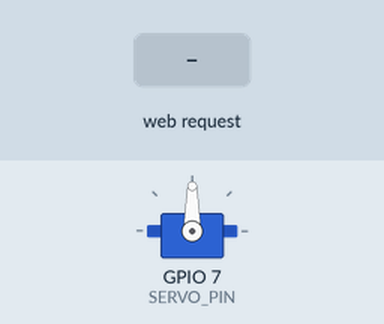
Bench run of a sketch on a simulated ESP32-C3. Parts: servo. Inputs (shaded band) come from the test bench. What the sketch prints to the serial monitor is not drawn.

Above: at 1.2 s.
1.3 s: HTTP request GET /wave received
4.3 s: HTTP request GET /servo/0 received
5.8 s: HTTP request GET /servo/180 received
At 6.1 s:
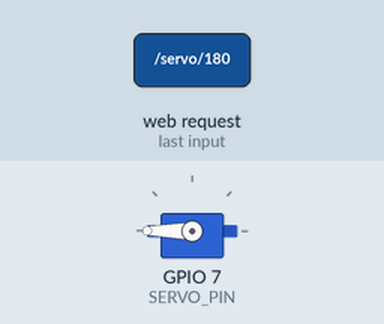
7.3 s: HTTP request GET /servo/90 received
At 8.4 s:
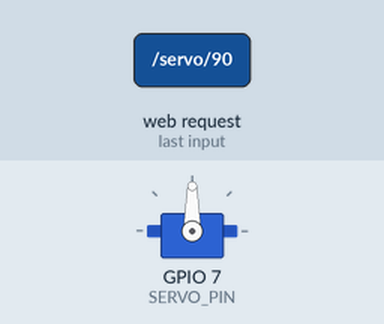
8.8 s: HTTP request GET /servo/135 received
At 9.6 s:
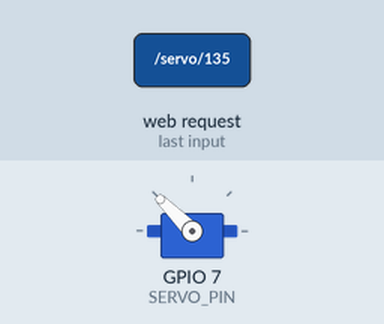
Timing chart, 0 to 11.3 s (numbered marks = the images above; inputs shaded):
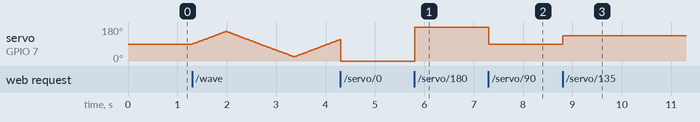

The sketch:

3_serverServo.ino
```cpp
/*
  DM3014 Interactive Devices, Ashley Hi 2026
  Week 9 - Remote Interfaces
  ESP32-C3 Server Servo Control
  Move a 180° servo motor over web server.
  Additional Components: Servo Motor
*/

// ====== Reference Libraries ======
#include <WiFi.h>
#include <ESP32Servo.h>

// ====== Network Credentials ======
const char* ssid     = "MyLEDBoard"; // *** edit AP name here
const char* password = "week9class"; // *** edit password here

// ====== Network Settings ======
WiFiServer server(80);
String header;        // variable stores HTTP request
int servo_angle = 90; // variable stores current servo angle (0-180)

// ====== Wave Settings ======
const int WAVE_MIN = 22;   // 22 to 157 = 135 degrees of movement
const int WAVE_MAX = 157;
const int WAVE_DELAY = 10; // ms between each step (smaller = faster wave)
bool waving = false;       // is the servo currently waving?
int wave_dir = 1;          // 1 = moving up, -1 = moving down
unsigned long lastStep = 0;

// ====== Assign Servo Pin ======
#define SERVO_PIN 7
Servo myServo;

// ====== Webpage ======
// *** edit the page here, written exactly like a normal HTML file
// %ANGLE% and %STATUS% are placeholders: they get swapped for the current values
const char webpage[] = R"HTML(
<!DOCTYPE html>
<html>
<head>
  <meta name="viewport" content="width=device-width, initial-scale=1">
  <link rel="icon" href="data:,">
  <style>
    html { font-family: Helvetica; text-align: center; }
    body { background-color: #ADD8E6; color: #222; }
    h1 { color: black; }

    /* one row across the screen, never wraps */
    .row {
      display: flex;
      flex-wrap: nowrap;
      justify-content: center;
      gap: 2vw;
      margin: 20px 0;
    }
    .row a { text-decoration: none; }

    .button {
      color: white;
      border: none;
      border-radius: 50%;
      width: min(16vw, 110px);
      height: min(16vw, 110px);
      padding: 0;
      font-size: min(4.5vw, 28px);
      cursor: pointer;
    }
    .big {
      width: min(26vw, 150px);
      height: min(26vw, 150px);
      font-size: min(6vw, 34px);
    }

    /* a different colour for every circle */
    .c1 { background-color: #F44336; } /* red */
    .c2 { background-color: #FF9800; } /* orange */
    .c3 { background-color: #4CAF50; } /* green */
    .c4 { background-color: #2196F3; } /* blue */
    .c5 { background-color: #9C27B0; } /* purple */
    .wave { background-color: #E91E63; } /* pink */
    .stop { background-color: #607D8B; } /* grey */
  </style>
</head>
<body>
  <h1>My Servo Controller</h1>
  <p>Servo Angle - %ANGLE%&deg;</p>
  <p>%STATUS%</p>

  <!-- add more angles by copying a line and changing both numbers -->
  <div class="row">
    <a href="/servo/0"><button class="button c1">-90&deg;</button></a>
    <a href="/servo/45"><button class="button c2">-45&deg;</button></a>
    <a href="/servo/90"><button class="button c3">0&deg;</button></a>
    <a href="/servo/135"><button class="button c4">+45&deg;</button></a>
    <a href="/servo/180"><button class="button c5">+90&deg;</button></a>
  </div>

  <div class="row">
    <a href="/wave"><button class="button big wave">WAVE</button></a>
    <a href="/stop"><button class="button big stop">STOP</button></a>
  </div>
</body>
</html>
)HTML";

void setup() {
  // ====== Setup Serial Monitor ======
  Serial.begin(115200);

  // ====== Setup Servo ======
  myServo.setPeriodHertz(50);           // standard servos expect 50 Hz
  myServo.attach(SERVO_PIN, 500, 2400); // pulse width range in microseconds
  myServo.write(servo_angle);           // move to start position

  // ====== Setup ESP as Access Point ======
  Serial.print("Setting AP (Access Point)…");
  WiFi.softAP(ssid, password);
  IPAddress IP = WiFi.softAPIP();
  Serial.print("IP Address: ");
  Serial.println(IP);
  server.begin();
}

void loop(){
  WiFiClient client = server.available(); // listen for incoming clients
  if (client) {                           // if a new client connects
    Serial.println("New Client");
    String currentLine = "";
    unsigned long startTime = millis();   // note when client connected (for timeout)
    while (client.connected() && millis() - startTime < 2000) { // set a 2s timeout
      if (client.available()) {           // if there's bytes to read from the client
        char c = client.read();           // read a byte
        Serial.write(c);
        header += c;
        if (c == '\n') {
          if (currentLine.length() == 0) {
            // ====== Setup Webpage ======
            client.println("HTTP/1.1 200 OK");
            client.println("Content-type:text/html");
            client.println("Connection: close");
            client.println();

            // ====== Start / Stop Wave ======
            if (header.indexOf("GET /wave") >= 0) {
              waving = true;
              servo_angle = constrain(servo_angle, WAVE_MIN, WAVE_MAX);
              Serial.println("wave started");
            } else if (header.indexOf("GET /stop") >= 0) {
              waving = false;
              Serial.println("wave stopped");
            }

            // ====== Move Servo ======
            int pos = header.indexOf("GET /servo/");
            if (pos >= 0) {
              waving = false; // pressing an angle button stops the wave
              servo_angle = constrain(header.substring(pos + 11).toInt(), 0, 180); // read the number after /servo/
              Serial.println("servo to " + String(servo_angle));
              myServo.write(servo_angle);
            }

            // ====== Display HTML Webpage ======
            String page = webpage;                                // copy webpage from top of the sketch
            page.replace("%ANGLE%", String(servo_angle - 90));    // show angle with 90 as zero
            page.replace("%STATUS%", waving ? "Waving..." : "");  // show wave status
            client.print(page);                                   // send it to the browser
            client.println();                                     // HTTP response ends with another blank line
            break;                                                // break out of the while loop
          } else {
            currentLine = "";
          }
        } else if (c != '\r') {
          currentLine += c;
        }
      }
    }
    header = "";   // clear the header variable
    client.stop(); // close the connection
    Serial.println("Client disconnected.");
    Serial.println("");
  }

  // ====== Wave Motion (runs in the background) ======
  if (waving && millis() - lastStep >= WAVE_DELAY) {
    lastStep = millis();
    servo_angle += wave_dir;
    if (servo_angle >= WAVE_MAX) { servo_angle = WAVE_MAX; wave_dir = -1; }
    if (servo_angle <= WAVE_MIN) { servo_angle = WAVE_MIN; wave_dir = 1; }
    myServo.write(servo_angle);
  }
}
```

Measured:
- after the input at 5.8 s, servo on GPIO 7 (SERVO_PIN): 0° → 180° at once
- after the input at 7.3 s, servo on GPIO 7 (SERVO_PIN): 180° → 90° at once
- after the input at 8.8 s, servo on GPIO 7 (SERVO_PIN): 90° → 135° at once
